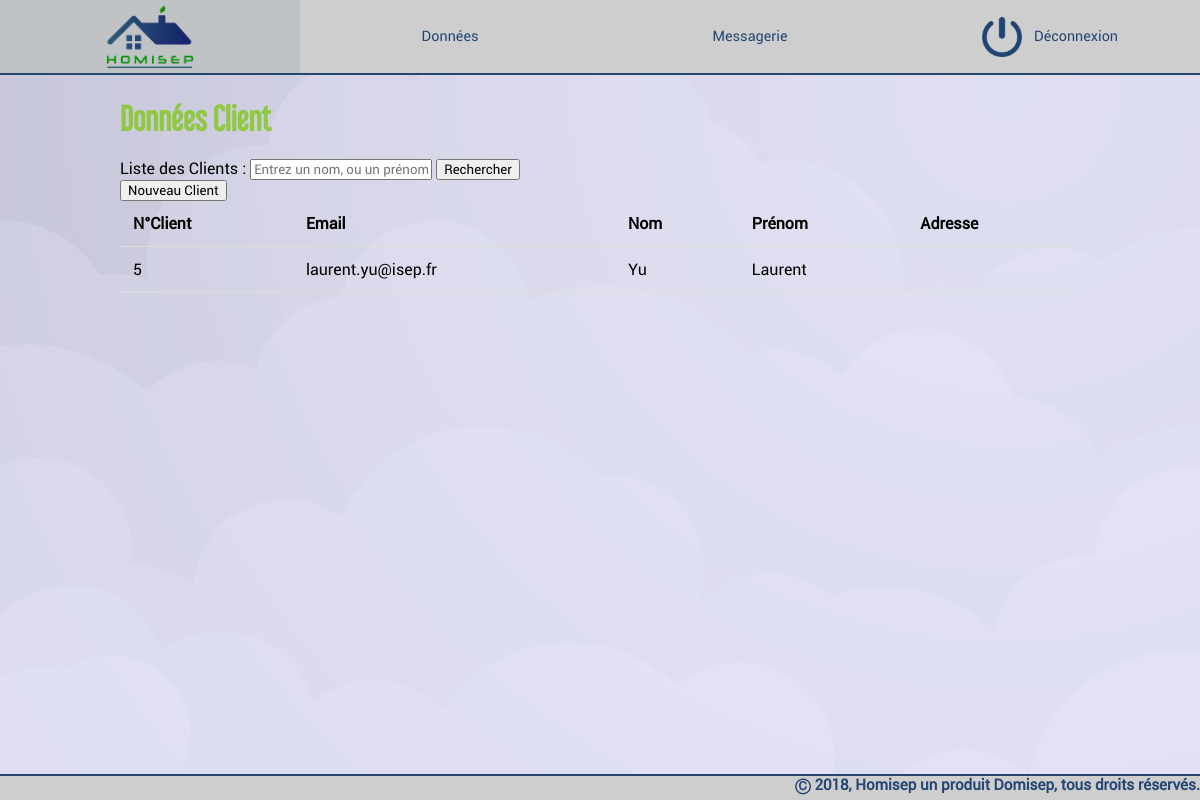
Screenshot of /MVC/index.php?control=relationAdmin&action=afficheDonneesClients (signed in) with the database file from the repository.
### tables this page shows
CREATE TABLE `client` (
  `idClient` int(11) NOT NULL,
  `nom` varchar(255) DEFAULT NULL,
  `prenom` varchar(255) DEFAULT NULL,
  `adresse` varchar(255) DEFAULT NULL,
  `ville` varchar(255) DEFAULT NULL,
  `codePostal` int(5) DEFAULT NULL,
  `mail` varchar(255) NOT NULL,
  `passe` varchar(255) NOT NULL,
  `dateNaissance` date DEFAULT NULL,
  `dateCreation` date DEFAULT NULL
);

### MVC/controller/relationAdmin.php (called while the page is built, shortened)
<?php
  function afficheDonneesClients()
  {
    require("./model/donneesClient.php");
    $clients = getClients();
    require("./view/consultationDonneesClient.php");
  }
?>

### MVC/model/donneesClient.php (called while the page is built, shortened)
<?php
  function getClients(){
      require('./model/config.php');
      require_once('./model/classes/client.php');
      $query = $database -> prepare('select * from client');
      $query -> execute();
      $res = $query->fetchAll(PDO::FETCH_CLASS, 'Client');
      return $res;
  }
?>

### MVC/model/classes/client.php (called while the page is built, shortened)
<?php
  class Client{
    private $idClient;
    private $nom;
    private $prenom;
    private $mail;
    public function getId(){
      return $this->idClient;
    }
    public function getNom(){
      return $this->nom;
    }
    public function getPrenom(){
      return $this->prenom;
    }
    public function getMail(){
      return $this->mail;
    }
  }
?>

### MVC/view/consultationDonneesClient.php (the view, shortened to what this page needs)
    <div>
      <h1>Données Client</h1>
      <form>
        <label>Liste des Clients : </label>
        <input input type="text" placeholder="Entrez un nom, ou un prénom" name="nameClient"></imput>
        <button type="submit">Rechercher</button>
      </form>
      <form>
        <button>Nouveau Client</button>
      </form>
      <div>
        <table>
          <tr>
            <th>N°Client</th>
            <th>Email</th>
            <th>Nom</th>
            <th>Prénom</th>
            <th>Adresse</th>
          </tr>
          <?php foreach ($clients as $client) { ?>
            <tr>
              <td><?= $client->getId();?></td>
              <td><?= $client->getMail();?></td>
              <td><?= $client->getNom();?></td>
              <td><?= $client->getPrenom();?></td>
              <td><?= $client->getAdresse();?></td>
            </tr>
          <?php } ?>
        </table>
      </div>
    </div>
<?php require("./view/templateAdmin.php"); ?>

### MVC/view/css/basic_rules.css (style rules this page uses)
:root { --font-text: Roboto; --font-title: Libel Suit; --color-lightgrey: #CECECE; --color-lightgrey2: #DCDCDC; --color-grey: #C0C3C5; --color-darkgrey: #464B4E; --color-green: #90c843; --color-darkgreen: #0B9709; --color-blue: #99CCFF; --color-darkblue: #254672; }
html { height: 100%; }
body { margin: 0; min-height: 100%; position: relative; background-image: url("../img/fond.jpg"); background-repeat: no-repeat; background-size: 100%; background-attachment:fixed; object-fit: cover; }
* { font-family: var(--font-text); }
h1, h2, h3, h4, h5, h6 { font-family: var(--font-title); color: var(--color-green); }
button:not(:disabled) { cursor: pointer; }
@media only screen and (max-width: 1900px) { body { background-size:auto; background-width:100%; } }

### MVC/view/css/styleMenuUtil.css (style rules this page uses)
body { margin : 0; }

### MVC/view/css/consultationDonnees.css (style rules this page uses)
table { border-collapse: collapse; width: 100%; }
th, td { padding: 13px; text-align: left; border-bottom: 1px solid #ddd; }

### rows the page displays
client: idClient "5", mail "laurent.yu@isep.fr", nom "Yu", prenom "Laurent"
